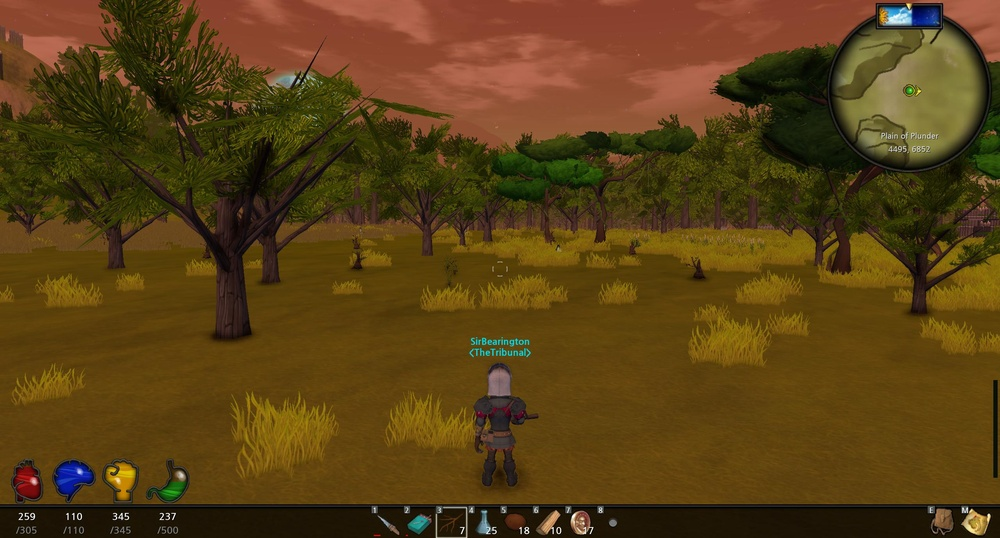
#> input picture trees_ss 8.jpg, 1000 x 538 px, shrunk from 2560 x 1376 before the run, found by its file name
$ python PIL-test.py   (Python 2 division)
#> lines starting #> are read from the running program, lines starting #| are printed output that depends on the picture
# -*- coding: utf-8 -*-
"""
Created on Wed Jul 22 14:49:04 2015

@author: James
"""

#import PIL
from PIL import ImageOps, ImageFilter, ImageGrab, Image
import os


fp = os.getcwd() + '\\trees_ss 8.jpg\\'
img = Image.open('trees_ss 8.jpg', 'r')
#> img is the input picture: PIL image 1000x538 RGB; mean R, G, B 89.1, 63.8, 21.4
#labels = img.split
#print labels
pixel = img.getpixel((1,1))
#> pixel = (153, 78, 55)
r, g, b = img.split()
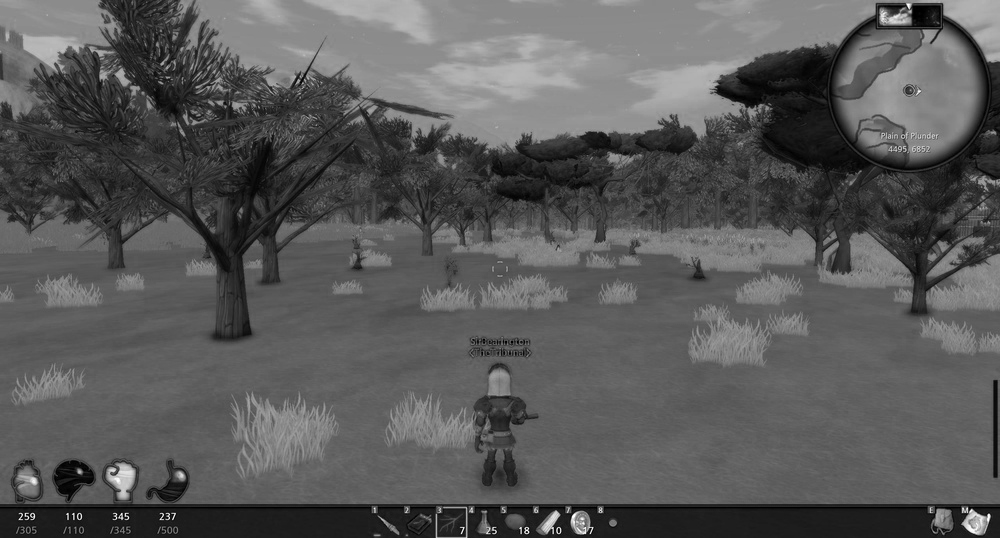
#> r: PIL image 1000x538 L; min 0, max 255, mean 89.1
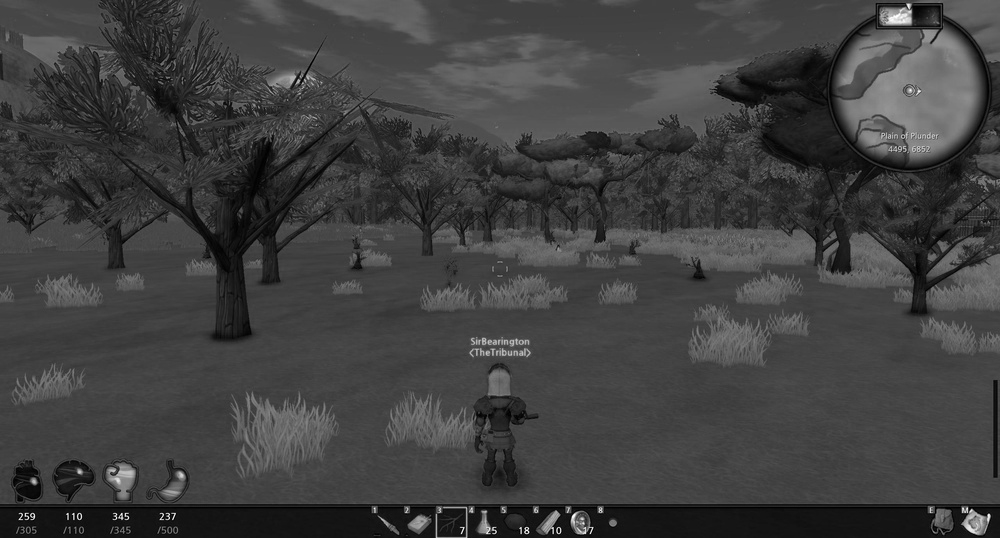
#> g: PIL image 1000x538 L; min 0, max 255, mean 63.8
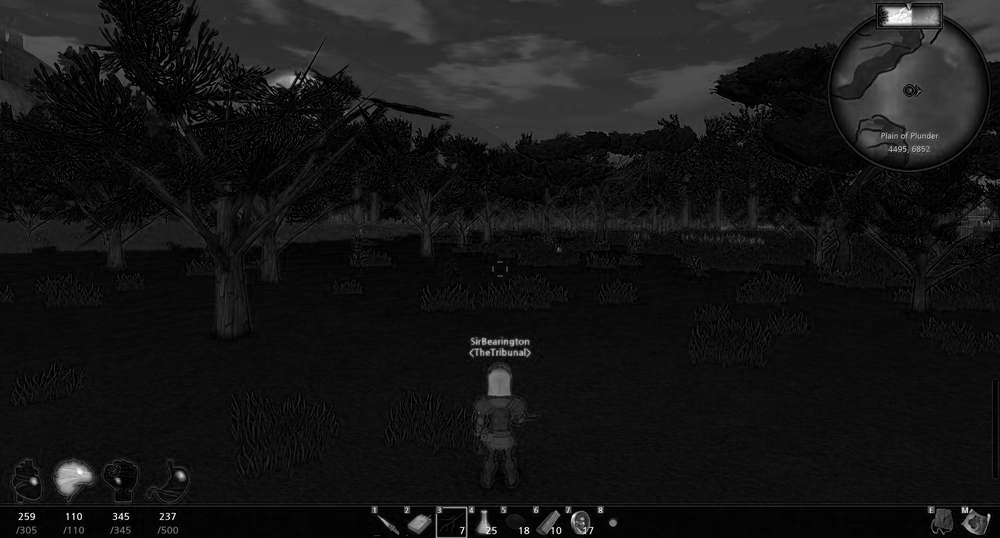
#> b: PIL image 1000x538 L; min 0, max 255, mean 21.4
print r
#| <PIL.Image.Image image mode=L size=1000x538 at 0x7F29BA3BBED0>

$ run again, with trees_ss 7.jpg copied over trees_ss 8.jpg
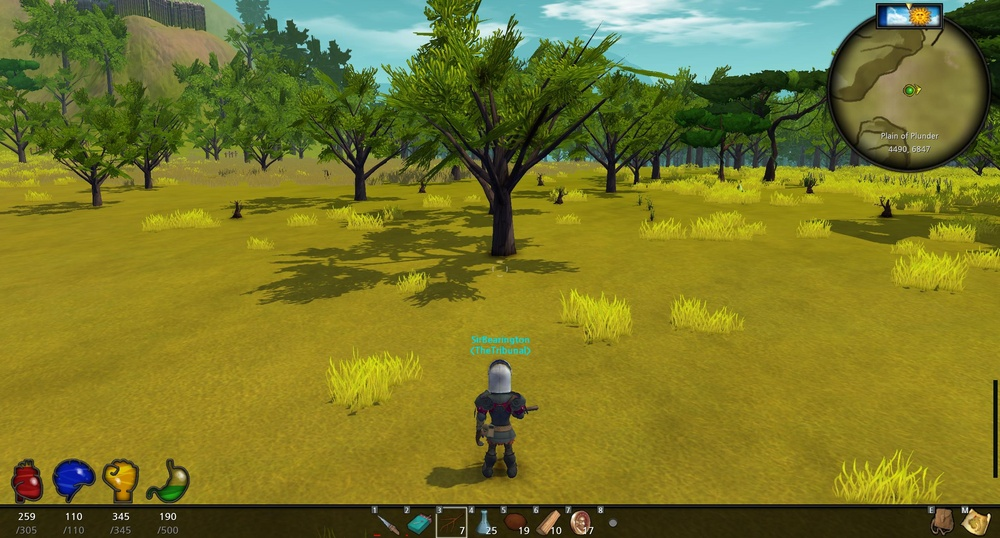
#> input picture trees_ss 7.jpg, 1000 x 538 px, shrunk from 2560 x 1376 before the run, found by its file name
#> img is the input picture: PIL image 1000x538 RGB; mean R, G, B 120.4, 119, 40.5
#> pixel = (148, 140, 93)
#> `r, g, b = img.split()`:
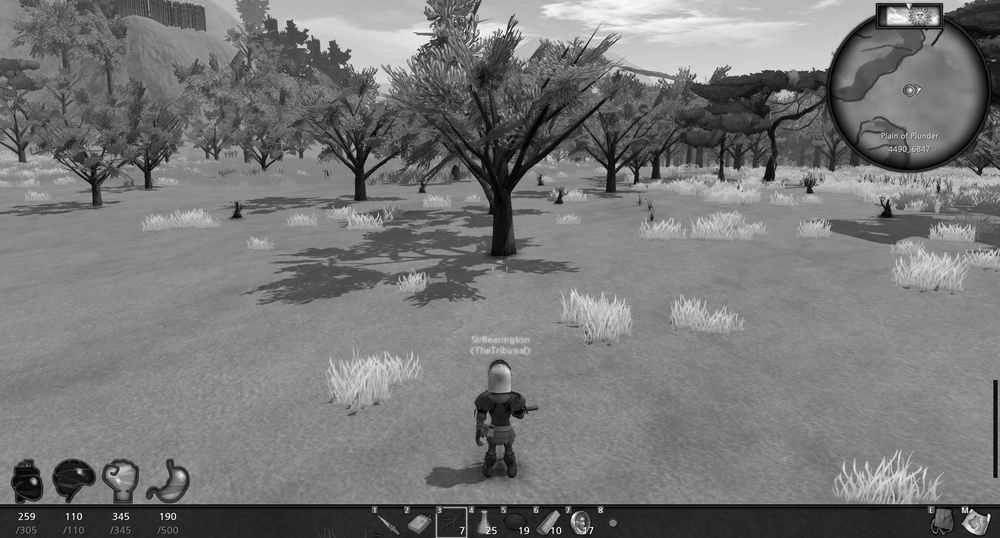
#> g: PIL image 1000x538 L; min 0, max 255, mean 119
#> `r, g, b = img.split()`:
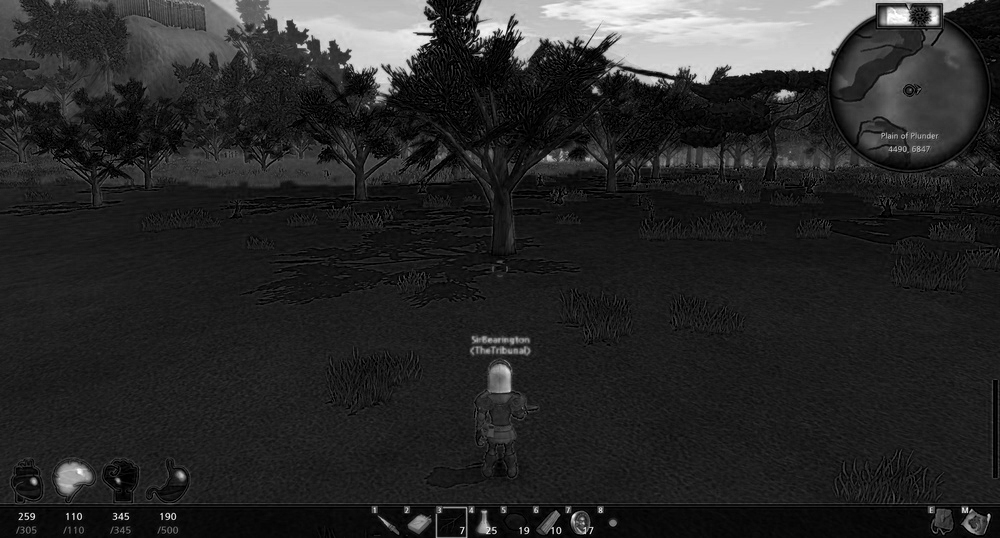
#> b: PIL image 1000x538 L; min 0, max 255, mean 40.5
#| <PIL.Image.Image image mode=L size=1000x538 at 0x7F29BA3BBED0>
